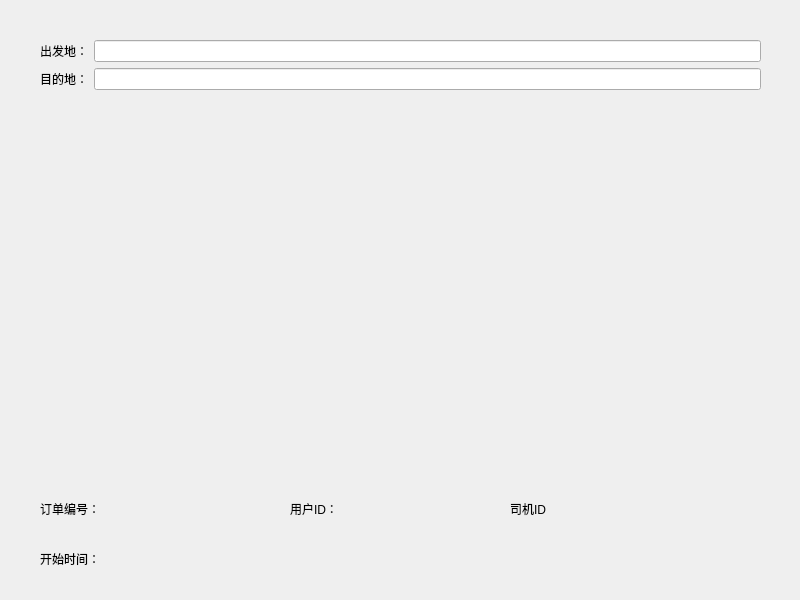
<?xml version="1.0" encoding="UTF-8"?>
<ui version="4.0">
 <class>map</class>
 <widget class="QWidget" name="map">
  <property name="geometry">
   <rect>
    <x>0</x>
    <y>0</y>
    <width>800</width>
    <height>600</height>
   </rect>
  </property>
  <property name="windowTitle">
   <string>Form</string>
  </property>
  <widget class="QLabel" name="label_4">
   <property name="geometry">
    <rect>
     <x>40</x>
     <y>500</y>
     <width>58</width>
     <height>18</height>
    </rect>
   </property>
   <property name="text">
    <string>订单编号：</string>
   </property>
  </widget>
  <widget class="QLabel" name="label_5">
   <property name="geometry">
    <rect>
     <x>290</x>
     <y>500</y>
     <width>58</width>
     <height>18</height>
    </rect>
   </property>
   <property name="text">
    <string>用户ID：</string>
   </property>
  </widget>
  <widget class="QLabel" name="label_6">
   <property name="geometry">
    <rect>
     <x>510</x>
     <y>500</y>
     <width>58</width>
     <height>18</height>
    </rect>
   </property>
   <property name="text">
    <string>司机ID</string>
   </property>
  </widget>
  <widget class="QLabel" name="label_7">
   <property name="geometry">
    <rect>
     <x>40</x>
     <y>550</y>
     <width>58</width>
     <height>18</height>
    </rect>
   </property>
   <property name="text">
    <string>开始时间：</string>
   </property>
  </widget>
  <widget class="QWidget" name="">
   <property name="geometry">
    <rect>
     <x>0</x>
     <y>40</y>
     <width>801</width>
     <height>74</height>
    </rect>
   </property>
   <layout class="QHBoxLayout" name="horizontalLayout">
    <item>
     <spacer name="horizontalSpacer">
      <property name="orientation">
       <enum>Qt::Horizontal</enum>
      </property>
      <property name="sizeType">
       <enum>QSizePolicy::Minimum</enum>
      </property>
      <property name="sizeHint" stdset="0">
       <size>
        <width>40</width>
        <height>20</height>
       </size>
      </property>
     </spacer>
    </item>
    <item>
     <layout class="QFormLayout" name="formLayout">
      <item row="0" column="0">
       <widget class="QLabel" name="label_2">
        <property name="text">
         <string>出发地：</string>
        </property>
       </widget>
      </item>
      <item row="0" column="1">
       <widget class="QLineEdit" name="lineEdit"/>
      </item>
      <item row="1" column="0">
       <widget class="QLabel" name="label_3">
        <property name="text">
         <string>目的地：</string>
        </property>
       </widget>
      </item>
      <item row="1" column="1">
       <widget class="QLineEdit" name="lineEdit_2"/>
      </item>
     </layout>
    </item>
    <item>
     <spacer name="horizontalSpacer_2">
      <property name="orientation">
       <enum>Qt::Horizontal</enum>
      </property>
      <property name="sizeType">
       <enum>QSizePolicy::Minimum</enum>
      </property>
      <property name="sizeHint" stdset="0">
       <size>
        <width>40</width>
        <height>20</height>
       </size>
      </property>
     </spacer>
    </item>
   </layout>
  </widget>
  <widget class="QWidget" name="">
   <property name="geometry">
    <rect>
     <x>0</x>
     <y>130</y>
     <width>801</width>
     <height>351</height>
    </rect>
   </property>
   <layout class="QHBoxLayout" name="horizontalLayout_2">
    <item>
     <spacer name="horizontalSpacer_3">
      <property name="orientation">
       <enum>Qt::Horizontal</enum>
      </property>
      <property name="sizeType">
       <enum>QSizePolicy::Minimum</enum>
      </property>
      <property name="sizeHint" stdset="0">
       <size>
        <width>40</width>
        <height>20</height>
       </size>
      </property>
     </spacer>
    </item>
    <item>
     <widget class="QLabel" name="label">
      <property name="whatsThis">
       <string>&lt;html&gt;&lt;head/&gt;&lt;body&gt;&lt;p&gt;&lt;br/&gt;&lt;/p&gt;&lt;/body&gt;&lt;/html&gt;</string>
      </property>
      <property name="text">
       <string/>
      </property>
     </widget>
    </item>
    <item>
     <spacer name="horizontalSpacer_4">
      <property name="orientation">
       <enum>Qt::Horizontal</enum>
      </property>
      <property name="sizeType">
       <enum>QSizePolicy::Minimum</enum>
      </property>
      <property name="sizeHint" stdset="0">
       <size>
        <width>40</width>
        <height>20</height>
       </size>
      </property>
     </spacer>
    </item>
   </layout>
  </widget>
 </widget>
 <resources/>
 <connections/>
</ui>
